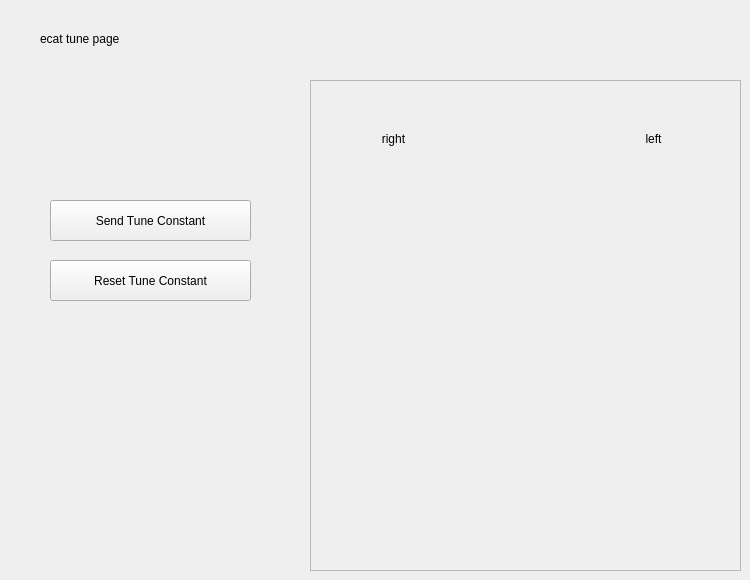
   <widget class="QWidget" name="page">
    <widget class="QLabel" name="label_39">
     <property name="geometry">
      <rect>
       <x>40</x>
       <y>30</y>
       <width>101</width>
       <height>17</height>
      </rect>
     </property>
     <property name="text">
      <string>ecat tune page</string>
     </property>
    </widget>
    <widget class="QFrame" name="frame_11">
     <property name="geometry">
      <rect>
       <x>310</x>
       <y>80</y>
       <width>431</width>
       <height>491</height>
      </rect>
     </property>
     <property name="frameShape">
      <enum>QFrame::StyledPanel</enum>
     </property>
     <property name="frameShadow">
      <enum>QFrame::Raised</enum>
     </property>
     <widget class="QLabel" name="label_40">
      <property name="geometry">
       <rect>
        <x>310</x>
        <y>50</y>
        <width>67</width>
        <height>17</height>
       </rect>
      </property>
      <property name="text">
       <string>left</string>
      </property>
      <property name="alignment">
       <set>Qt::AlignCenter</set>
      </property>
     </widget>
     <widget class="QLabel" name="label_41">
      <property name="geometry">
       <rect>
        <x>50</x>
        <y>50</y>
        <width>67</width>
        <height>17</height>
       </rect>
      </property>
      <property name="text">
       <string>right</string>
      </property>
      <property name="alignment">
       <set>Qt::AlignCenter</set>
      </property>
     </widget>
     <widget class="QWidget" name="verticalLayoutWidget_20">
      <property name="geometry">
       <rect>
        <x>310</x>
        <y>80</y>
        <width>72</width>
        <height>221</height>
       </rect>
      </property>
      <layout class="QVBoxLayout" name="leftarm_layout_2"/>
     </widget>
     <widget class="QWidget" name="verticalLayoutWidget_21">
      <property name="geometry">
       <rect>
        <x>50</x>
        <y>80</y>
        <width>71</width>
        <height>221</height>
       </rect>
      </property>
      <layout class="QVBoxLayout" name="rightarm_layout_2"/>
     </widget>
     <widget class="QWidget" name="verticalLayoutWidget_22">
      <property name="geometry">
       <rect>
        <x>230</x>
        <y>310</y>
        <width>71</width>
        <height>161</height>
       </rect>
      </property>
      <layout class="QVBoxLayout" name="leftleg_layout_2"/>
     </widget>
     <widget class="QWidget" name="verticalLayoutWidget_23">
      <property name="geometry">
       <rect>
        <x>130</x>
        <y>310</y>
        <width>71</width>
        <height>161</height>
       </rect>
      </property>
      <layout class="QVBoxLayout" name="rightleg_layout_2"/>
     </widget>
     <widget class="QWidget" name="verticalLayoutWidget_24">
      <property name="geometry">
       <rect>
        <x>180</x>
        <y>50</y>
        <width>71</width>
        <height>51</height>
       </rect>
      </property>
      <layout class="QVBoxLayout" name="head_layout_2"/>
     </widget>
     <widget class="QWidget" name="verticalLayoutWidget_25">
      <property name="geometry">
       <rect>
        <x>180</x>
        <y>140</y>
        <width>71</width>
        <height>81</height>
       </rect>
      </property>
      <layout class="QVBoxLayout" name="waist_layout_2"/>
     </widget>
    </widget>
    <widget class="QPushButton" name="resettunebtn">
     <property name="geometry">
      <rect>
       <x>50</x>
       <y>260</y>
       <width>201</width>
       <height>41</height>
      </rect>
     </property>
     <property name="text">
      <string>Reset Tune Constant</string>
     </property>
    </widget>
    <widget class="QPushButton" name="sendtunebtn">
     <property name="geometry">
      <rect>
       <x>50</x>
       <y>200</y>
       <width>201</width>
       <height>41</height>
      </rect>
     </property>
     <property name="text">
      <string>Send Tune Constant</string>
     </property>
    </widget>
   </widget>
